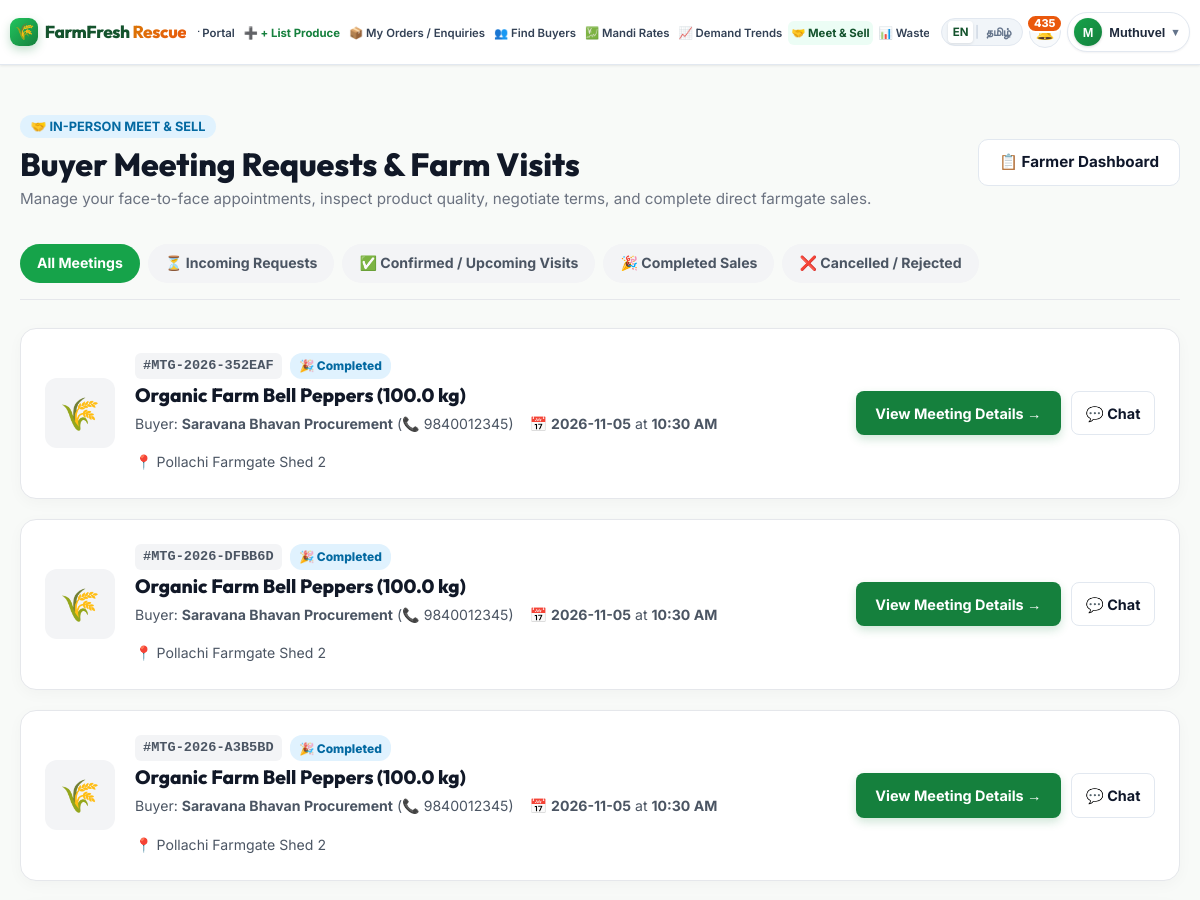
Before: /meetings (signed in, upper part) with the older database file.
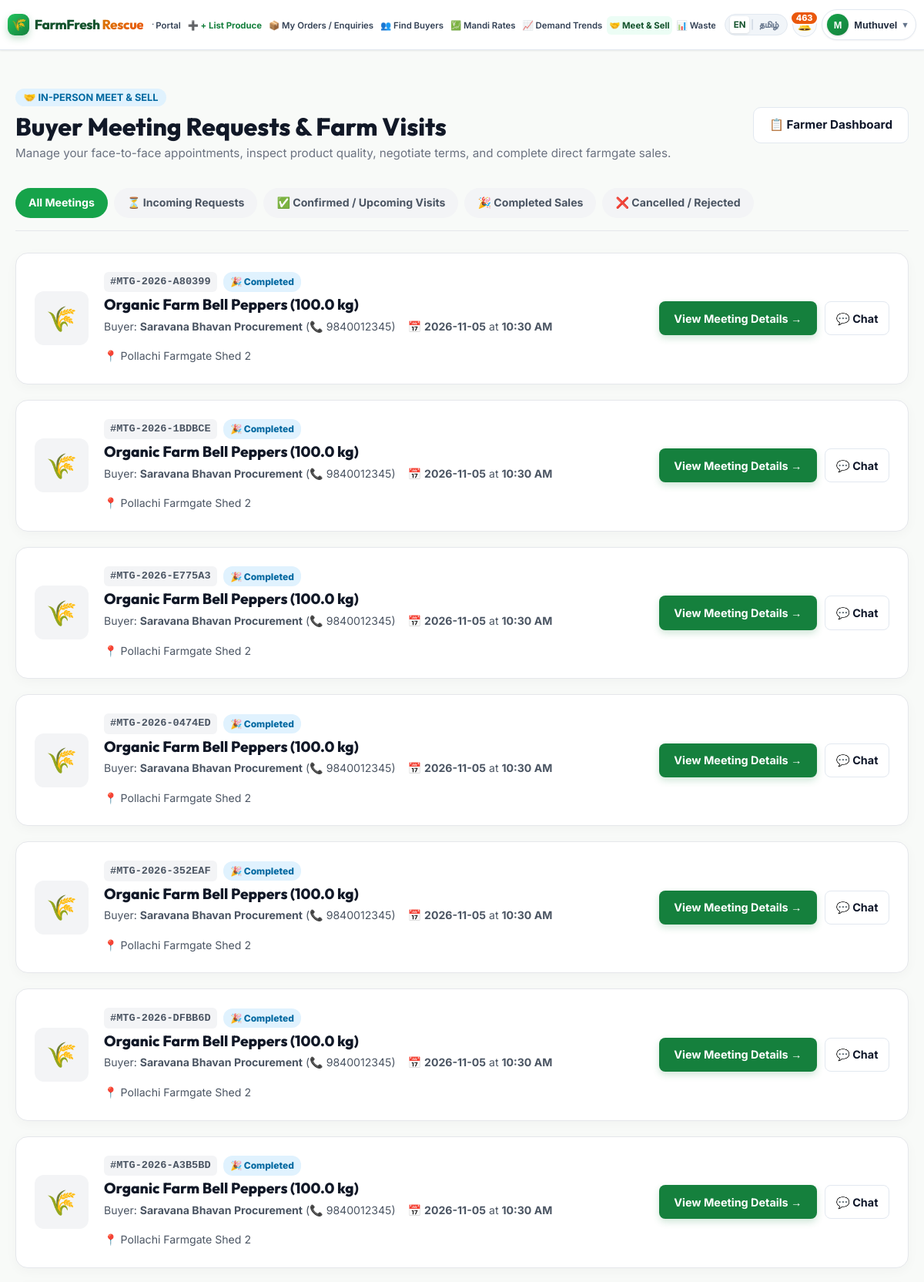
After: the same page with the newer database file.
### tables this page shows
CREATE TABLE direct_meetings (
        id INTEGER PRIMARY KEY AUTOINCREMENT,
        meeting_code TEXT UNIQUE NOT NULL,
        listing_id INTEGER,
        rescue_product_id INTEGER,
        farmer_id INTEGER NOT NULL,
        buyer_id INTEGER NOT NULL,
        buyer_name TEXT NOT NULL,
        buyer_phone TEXT NOT NULL,
        farmer_name TEXT NOT NULL,
        farmer_phone TEXT NOT NULL,
        product_name TEXT NOT NULL,
        required_quantity REAL NOT NULL,
        proposed_date DATE NOT NULL,
        proposed_time TEXT NOT NULL,
        meeting_location TEXT NOT NULL,
        buyer_notes TEXT,
        farmer_notes TEXT,
        status TEXT NOT NULL DEFAULT 'Pending' CHECK(status IN ('Pending', 'Confirmed', 'Rescheduled', 'Completed', 'Cancelled', 'Rejected')),
        rescheduled_date DATE,
        rescheduled_time TEXT,
        rescheduled_location TEXT,
        rescheduled_by TEXT,
        cancellation_reason TEXT,
        created_at TIMESTAMP DEFAULT CURRENT_TIMESTAMP,
        updated_at TIMESTAMP DEFAULT CURRENT_TIMESTAMP,
        FOREIGN KEY (farmer_id) REFERENCES users(id) ON DELETE CASCADE,
        FOREIGN KEY (buyer_id) REFERENCES users(id) ON DELETE CASCADE,
        FOREIGN KEY (rescue_product_id) REFERENCES rescue_products(id) ON DELETE SET NULL
    );

### app.py (the view)
@app.route('/meetings')
@login_required
def list_direct_meetings():
    status_filter = request.args.get('status', 'all').strip()
    role = g.user['role']
    if role == 'farmer':
        meetings = get_farmer_meetings(g.user['id'], status_filter=status_filter)
    else:
        meetings = get_buyer_meetings(g.user['id'], status_filter=status_filter)
    return render_template('meetings_list.html', meetings=meetings, current_filter=status_filter, role=role)

### app.py (called while the page is built, shortened)
def get_current_user():
    user = None
    user_id = session.get('user_id')
    if user_id:
        user = auth_service.get_user_by_id(user_id)
    if user and user.get('is_active') == 0:
        session.clear()
        return None
    return user

@app.before_request
def load_request_state():
    if 'lang' not in session:
        session['lang'] = request.cookies.get('farmfresh_lang', 'en')
    if session['lang'] not in ['en', 'ta']:
        session['lang'] = 'en'
    g.lang = session['lang']
    g.user = get_current_user()

def login_required(f):
    @wraps(f)
    def decorated_function(*args, **kwargs):
        if not g.user:
            if request.is_json or request.path.startswith('/api/'):
                return jsonify({'error': 'Authentication required. Please log in.', 'code': 'UNAUTHENTICATED'}), 401
            flash("Please log in to continue.", "warning")
            return redirect(url_for('login', next=request.url))
        return f(*args, **kwargs)
    return decorated_function

### database.py (called while the page is built)
def get_db():
    conn = sqlite3.connect(DATABASE_PATH, timeout=20.0)
    conn.row_factory = sqlite3.Row
    conn.execute("PRAGMA foreign_keys = ON")
    return conn

### templates/meetings_list.html (shortened to what the changed rows need)
{% extends "base.html" %}
{% block content %}
<div class="container" style="padding-top: 2rem; padding-bottom: 5rem;">
  <div style="display: flex; justify-content: space-between; align-items: center; flex-wrap: wrap; gap: 1rem; margin-bottom: 2rem;">
    <div>
      <h1 style="font-size: 2rem; font-weight: 800; color: #111827; margin: 0.35rem 0 0.2rem 0;">
        {% if role == 'farmer' %}Buyer Meeting Requests & Farm Visits{% else %}My In-Person Farm Meetings{% endif %}
      </h1>
    </div>
  </div>
  {% if meetings %}
    <div style="display: flex; flex-direction: column; gap: 1.25rem;">
      {% for m in meetings %}
        <div style="background: #ffffff; border-radius: 16px; border: 1px solid #e5e7eb; padding: 1.5rem; box-shadow: 0 4px 15px rgba(0,0,0,0.03); display: flex; justify-content: space-between; align-items: center; flex-wrap: wrap; gap: 1.25rem;">
          <div style="display: flex; gap: 1.25rem; align-items: center; flex: 1; min-width: 280px;">
            <div style="width: 70px; height: 70px; border-radius: 12px; background: #f3f4f6; overflow: hidden; flex-shrink: 0;">
              {% if m.product_photo %}
                <img src="{{ url_for('static', filename='uploads/' ~ m.product_photo) }}" alt="{{ m.product_name }}" style="width: 100%; height: 100%; object-fit: cover;">
              {% else %}
                <div style="width: 100%; height: 100%; display: flex; align-items: center; justify-content: center; font-size: 2rem;">🌾</div>
              {% endif %}
            </div>
            <div>
              <div style="display: flex; align-items: center; gap: 0.5rem; margin-bottom: 0.25rem;">
                <span style="font-family: monospace; font-weight: 800; font-size: 0.85rem; color: #4b5563; background: #f3f4f6; padding: 0.15rem 0.5rem; border-radius: 6px;">
                  #{{ m.meeting_code }}
                </span>
                {% if m.status == 'Confirmed' %}
                  <span style="background: #dcfce7; color: #15803d; font-size: 0.75rem; font-weight: 800; padding: 0.2rem 0.6rem; border-radius: 12px;">● Confirmed</span>
                {% elif m.status == 'Pending' %}
                  <span style="background: #fef3c7; color: #b45309; font-size: 0.75rem; font-weight: 800; padding: 0.2rem 0.6rem; border-radius: 12px;">⏳ Pending Review</span>
                {% elif m.status == 'Completed' %}
                  <span style="background: #e0f2fe; color: #0369a1; font-size: 0.75rem; font-weight: 800; padding: 0.2rem 0.6rem; border-radius: 12px;">🎉 Completed</span>
                {% elif m.status == 'Rescheduled' %}
                  <span style="background: #ede9fe; color: #6d28d9; font-size: 0.75rem; font-weight: 800; padding: 0.2rem 0.6rem; border-radius: 12px;">🔄 Rescheduled</span>
                {% else %}
                  <span style="background: #fee2e2; color: #b91c1c; font-size: 0.75rem; font-weight: 800; padding: 0.2rem 0.6rem; border-radius: 12px;">❌ {{ m.status }}</span>
                {% endif %}
              </div>
              <h3 style="font-size: 1.2rem; font-weight: 800; color: #111827; margin: 0 0 0.35rem 0;">
                {{ m.product_name }} ({{ m.required_quantity }} kg)
              </h3>
              <div style="font-size: 0.88rem; color: #4b5563; display: flex; gap: 1rem; flex-wrap: wrap;">
                {% if role == 'farmer' %}
                  <span>Buyer: <strong>{{ m.buyer_name }}</strong> (📞 {{ m.buyer_phone }})</span>
                {% else %}
                  <span>Farmer: <strong>{{ m.farmer_name }}</strong> (📞 {{ m.farmer_phone }})</span>
                {% endif %}
                <span>📅 <strong>{{ m.proposed_date }}</strong> at <strong>{{ m.proposed_time }}</strong></span>
                <span>📍 {{ m.meeting_location }}</span>
              </div>
            </div>
          </div>
          <div style="display: flex; gap: 0.65rem; align-items: center; flex-wrap: wrap;">
            <a href="{{ url_for('view_direct_meeting', meeting_id=m.id) }}" class="btn btn-primary" style="font-weight: 700; padding: 0.6rem 1.15rem; border-radius: 8px; font-size: 0.9rem;">
              View Meeting Details &rarr;
            </a>
            {% set chat_user = m.buyer_id if role == 'farmer' else m.farmer_id %}
            <a href="{{ url_for('direct_messages_view', other_user_id=chat_user, meeting_id=m.id) }}" class="btn btn-secondary" style="font-weight: 700; padding: 0.6rem 0.85rem; border-radius: 8px; font-size: 0.9rem;" title="Message Counterpart">
              💬 Chat
            </a>
          </div>
        </div>
      {% endfor %}
    </div>
  {% endif %}
</div>
{% endblock %}

### templates/base.html (shortened to what the changed rows need)
<!DOCTYPE html>
<html lang="{{ lang }}">
<head>
  <link rel="stylesheet" href="{{ url_for('static', filename='css/style.css') }}">
  <link rel="stylesheet" href="https://unpkg.com/leaflet@1.9.4/dist/leaflet.css"/>
</head>
<body class="lang-{{ lang }}">
  {% set is_auth_page = (request.endpoint in ['login', 'login_post', 'login_farmer', 'login_buyer', 'login_admin', 'admin_login', 'register', 'register_post', 'register_farmer', 'register_buyer', 'forgot_password', 'reset_password']) or (not current_user and request.endpoint in ['index', 'login', 'marketplace_home', None]) %}
  {% if is_auth_page %}
  <header class="auth-navbar" id="authNavbar">
    <div class="auth-nav-container">
      <a href="{{ url_for('login') }}" class="nav-brand" id="authBrandLogo">
        <span class="brand-leaf">🌾</span>
        <span class="brand-text">FarmFresh <span class="brand-rescue">Rescue</span></span>
      </a>
      <div class="lang-switch-wrap" aria-label="Language Selector">
        <a href="{{ url_for('set_language', lang_code='en') }}" class="lang-btn {% if lang == 'en' %}active{% endif %}" id="langEnBtn" title="English">EN</a>
        <span class="lang-sep">|</span>
        <a href="{{ url_for('set_language', lang_code='ta') }}" class="lang-btn {% if lang == 'ta' %}active{% endif %}" id="langTaBtn" title="தமிழ்">தமிழ்</a>
      </div>
    </div>
  </header>
  {% else %}
  <header class="navbar" id="topNavbar">
    <div class="nav-container">
      <div class="nav-right-section" id="navRightSection">
        {% if current_user %}
        <a href="{{ url_for('notifications_view') }}" class="nav-notif-btn" title="{{ _t('notifications') }}" id="navNotifBtn" aria-label="Notifications">
          🔔
          {% if unread_count > 0 %}
            <span class="notif-badge" id="notifBadge">{{ unread_count }}</span>
          {% endif %}
        </a>
        {% endif %}
      </div>
    </div>
  </header>
  {% endif %}
  <main id="mainContent">
    {% block content %}{% endblock %}
  </main>
</body>
</html>

Changed rows visible on the page:
added direct_meetings: meeting_code "MTG-2026-A80399", status "🎉 Completed", product_name "Organic Farm Bell Peppers", required_quantity "100.0", buyer_name "Saravana Bhavan Procurement", buyer_phone "9840012345", proposed_date "2026-11-05", proposed_time "10:30 AM", meeting_location "Pollachi Farmgate Shed 2"
added direct_meetings: meeting_code "MTG-2026-1BDBCE", status "🎉 Completed", product_name "Organic Farm Bell Peppers", required_quantity "100.0", buyer_name "Saravana Bhavan Procurement", buyer_phone "9840012345", proposed_date "2026-11-05", proposed_time "10:30 AM", meeting_location "Pollachi Farmgate Shed 2"
added direct_meetings: meeting_code "MTG-2026-E775A3", status "🎉 Completed", product_name "Organic Farm Bell Peppers", required_quantity "100.0", buyer_name "Saravana Bhavan Procurement", buyer_phone "9840012345", proposed_date "2026-11-05", proposed_time "10:30 AM", meeting_location "Pollachi Farmgate Shed 2"
added direct_meetings: meeting_code "MTG-2026-0474ED", status "🎉 Completed", product_name "Organic Farm Bell Peppers", required_quantity "100.0", buyer_name "Saravana Bhavan Procurement", buyer_phone "9840012345", proposed_date "2026-11-05", proposed_time "10:30 AM", meeting_location "Pollachi Farmgate Shed 2"
Other visible differences:
{{ unread_count }}: "435" → "463"
